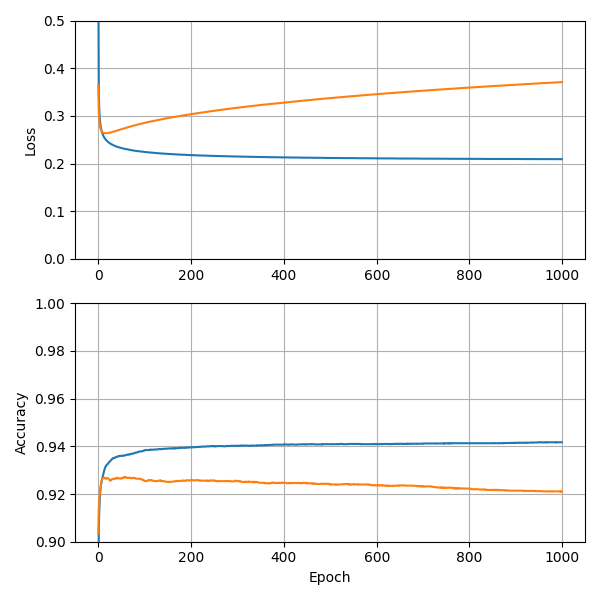

Source code (gnuplot):
from matplotlib import pyplot as plt
import numpy as np

history = np.loadtxt('cnn01.txt')

plt.figure(figsize = (6, 6), tight_layout = True)

plt.subplot(2, 1, 1)
plt.plot(history[:, 1])
plt.plot(history[:, 3])
plt.grid()
plt.ylim(0., 0.5)
plt.ylabel('Loss')

plt.subplot(2, 1, 2)
plt.plot(history[:, 2])
plt.plot(history[:, 4])
plt.grid()
plt.ylim(0.9, 1.)
plt.ylabel('Accuracy')
plt.xlabel('Epoch')

epoch = history[:, 4].argmax()
print(epoch, history[epoch, 4])

plt.show()
